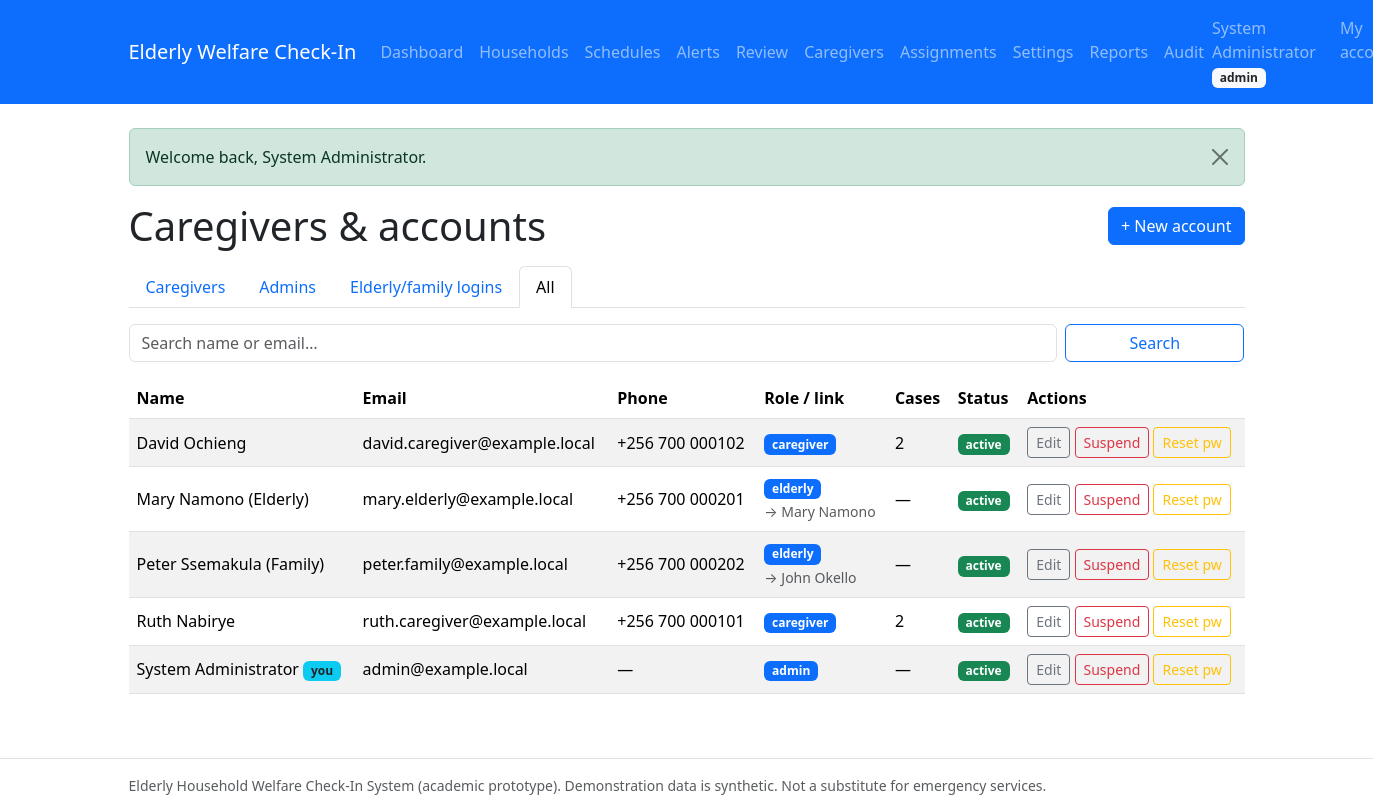
/admin/caregivers.php?role=all (signed in), run on the app's committed database.
### tables this page shows
CREATE TABLE users (
  id                 INT UNSIGNED NOT NULL AUTO_INCREMENT,
  full_name          VARCHAR(100) NOT NULL,
  email              VARCHAR(150) NOT NULL,
  phone              VARCHAR(20) NULL DEFAULT NULL,
  password_hash      VARCHAR(255) NOT NULL COMMENT 'bcrypt hash only, never plain text',
  role               ENUM('admin','caregiver','elderly') NOT NULL
                     COMMENT 'elderly = elderly person OR authorized family member',
  elderly_profile_id INT UNSIGNED NULL DEFAULT NULL
                     COMMENT 'set only for role=elderly; links login to permitted profile',
  status             ENUM('active','suspended') NOT NULL DEFAULT 'active',
  created_at         TIMESTAMP NOT NULL DEFAULT CURRENT_TIMESTAMP,
  updated_at         TIMESTAMP NOT NULL DEFAULT CURRENT_TIMESTAMP ON UPDATE CURRENT_TIMESTAMP,
  PRIMARY KEY (id),
  UNIQUE KEY uq_users_email (email),
  INDEX idx_users_role (role),
  INDEX idx_users_status (status)
);

CREATE TABLE elderly_profiles (
  id                           INT UNSIGNED NOT NULL AUTO_INCREMENT,
  full_name                    VARCHAR(100) NOT NULL,
  date_of_birth                DATE NULL DEFAULT NULL,
  gender                       ENUM('male','female','other','prefer_not_to_say') NULL DEFAULT NULL,
  address                      TEXT NULL DEFAULT NULL,
  phone                        VARCHAR(20) NULL DEFAULT NULL,
  emergency_contact_name       VARCHAR(100) NULL DEFAULT NULL,
  emergency_contact_phone      VARCHAR(20) NULL DEFAULT NULL,
  emergency_contact_relationship VARCHAR(50) NULL DEFAULT NULL,
  secondary_contact_user_id    INT UNSIGNED NULL DEFAULT NULL
                               COMMENT 'authorized escalation recipient (FK users)',
  living_situation             VARCHAR(100) NULL DEFAULT NULL,
  welfare_notes                TEXT NULL DEFAULT NULL
                               COMMENT 'non-diagnostic welfare notes only',
  status                       ENUM('active','inactive','archived') NOT NULL DEFAULT 'active',
  created_by                   INT UNSIGNED NULL DEFAULT NULL,
  created_at                   TIMESTAMP NOT NULL DEFAULT CURRENT_TIMESTAMP,
  updated_at                   TIMESTAMP NOT NULL DEFAULT CURRENT_TIMESTAMP ON UPDATE CURRENT_TIMESTAMP,
  PRIMARY KEY (id),
  INDEX idx_elderly_status (status),
  INDEX idx_elderly_name (full_name),
  INDEX idx_elderly_secondary (secondary_contact_user_id),
  CONSTRAINT fk_elderly_secondary FOREIGN KEY (secondary_contact_user_id)
    REFERENCES users (id) ON DELETE SET NULL ON UPDATE CASCADE,
  CONSTRAINT fk_elderly_created_by FOREIGN KEY (created_by)
    REFERENCES users (id) ON DELETE SET NULL ON UPDATE CASCADE
);

### includes/functions.php (called while the page is built, shortened)
<?php
require_once __DIR__ . '/../config/database.php';
function e(?string $value): string
{
    return htmlspecialchars((string) $value, ENT_QUOTES, 'UTF-8');
}
function flashes(): array
{
    $pending = $_SESSION['flashes'] ?? [];
    return $pending;
}

### config/database.php (called while the page is built, shortened)
<?php
try {
    $pdo = new PDO(
        'mysql:host=' . DB_HOST . ';dbname=' . DB_NAME . ';charset=' . DB_CHARSET,
        DB_USER,
        DB_PASS,
        [
            PDO::ATTR_ERRMODE            => PDO::ERRMODE_EXCEPTION,
            PDO::ATTR_DEFAULT_FETCH_MODE => PDO::FETCH_ASSOC,
            PDO::ATTR_EMULATE_PREPARES   => false,
        ]
    );
    $pdo->exec("SET time_zone = '" . DB_TIMEZONE_OFFSET . "'");
} catch (PDOException $e) {
    error_log('Database connection failed: ' . $e->getMessage());
    if (PHP_SAPI === 'cli') {
        fwrite(STDERR, "Database connection failed. Check config/database.php and that MySQL is running.\n");
        exit(1);
    }
    http_response_code(500);
    exit('Database connection failed. Please check the configuration and try again.');
}
function db(): PDO
{
    global $pdo;
    return $pdo;
}

### includes/auth.php (called while the page is built, shortened)
<?php
require_once __DIR__ . '/functions.php';
function current_user(): ?array
{
    $stmt = db()->prepare(
        'SELECT id, full_name, email, role, elderly_profile_id, status
         FROM users WHERE id = :id'
    );
    $stmt->execute(['id' => $_SESSION['user_id']]);
    $user = $stmt->fetch();
    return $user;
}
        ?>
        <?php
function role_home(string $role): string
{
    return match ($role) {
        'admin'     => 'admin/dashboard.php',
        'caregiver' => 'caregiver/dashboard.php',
        default     => 'elderly/checkin.php',
    };
}

### admin/caregivers.php (the view, shortened to what this page needs)
<?php
require_once __DIR__ . '/../includes/auth.php';
$role = $_GET['role'] ?? 'caregiver';
$q    = trim($_GET['q'] ?? '');
$page = max(1, (int) ($_GET['page'] ?? 1));
$where  = [];
$params = [];
$whereSql = $where ? 'WHERE ' . implode(' AND ', $where) : '';
$countStmt = db()->prepare("SELECT COUNT(*) FROM users u {$whereSql}");
$countStmt->execute($params);
$pg = pager((int) $countStmt->fetchColumn(), 10, $page);
$listStmt = db()->prepare(
    "SELECT u.id, u.full_name, u.email, u.phone, u.role, u.status,
            ep.full_name AS linked_profile,
            (SELECT COUNT(*) FROM caregiver_assignments ca
              WHERE ca.caregiver_id = u.id AND ca.status = 'active') AS active_cases
     FROM users u
     LEFT JOIN elderly_profiles ep ON ep.id = u.elderly_profile_id
     {$whereSql}
     ORDER BY u.full_name ASC
     LIMIT :limit OFFSET :offset"
);
$listStmt->bindValue('limit', $pg['limit'], PDO::PARAM_INT);
$listStmt->bindValue('offset', $pg['offset'], PDO::PARAM_INT);
$listStmt->execute();
$rows = $listStmt->fetchAll();
$rootPrefix = '../';
require_once __DIR__ . '/../includes/header.php';
?>
<div class="d-flex justify-content-between align-items-center mb-3">
    <h1 class="mb-0">Caregivers &amp; accounts</h1>
    <a class="btn btn-primary" href="caregiver_form.php">+ New account</a>
</div>
<ul class="nav nav-tabs mb-3">
    <?php foreach (['caregiver' => 'Caregivers', 'admin' => 'Admins', 'elderly' => 'Elderly/family logins', 'all' => 'All'] as $val => $label): ?>
        <li class="nav-item">
            <a class="nav-link <?= $role === $val ? 'active' : '' ?>"
               href="caregivers.php?role=<?= e($val) ?>"><?= e($label) ?></a>
        </li>
    <?php endforeach; ?>
</ul>
<form method="get" class="row g-2 mb-3">
    <div class="col-md-10">
        <input class="form-control" type="search" name="q" value="<?= e($q) ?>"
               placeholder="Search name or email…" maxlength="100">
    </div>
    <div class="col-md-2"><button class="btn btn-outline-primary w-100" type="submit">Search</button></div>
</form>
<?php if (!$rows): ?>
    <div class="alert alert-info">No accounts found.</div>
<?php else: ?>
<div class="table-responsive">
<table class="table table-striped align-middle">
    <thead><tr><th>Name</th><th>Email</th><th>Phone</th><th>Role / link</th><th>Cases</th><th>Status</th><th>Actions</th></tr></thead>
    <tbody>
    <?php foreach ($rows as $r): ?>
        <tr>
            <td><?= e($r['full_name']) ?><?= (int) $r['id'] === (int) $user['id'] ? ' <span class="badge bg-info text-dark">you</span>' : '' ?></td>
            <td><?= e($r['email']) ?></td>
            <td><?= e($r['phone'] ?? '—') ?></td>
            <td><span class="badge bg-primary"><?= e($r['role']) ?></span>
                <?= $r['linked_profile'] ? '<br><small class="text-muted">→ ' . e($r['linked_profile']) . '</small>' : '' ?></td>
            <td><?= $r['role'] === 'caregiver' ? (int) $r['active_cases'] : '—' ?></td>
            <td><span class="badge bg-<?= $r['status'] === 'active' ? 'success' : 'danger' ?>"><?= e($r['status']) ?></span></td>
            <td class="text-nowrap">
                <a class="btn btn-sm btn-outline-secondary" href="caregiver_form.php?id=<?= (int) $r['id'] ?>">Edit</a>
                <form method="post" action="caregivers.php" class="d-inline">
                    <?php if ($r['status'] === 'active'): ?>
                        <button class="btn btn-sm btn-outline-danger" type="submit"
                                data-confirm="Suspend <?= e($r['full_name']) ?>? They will be logged out.">Suspend</button>
                    <?php else: ?>
                        <input type="hidden" name="action" value="reactivate">
                        <button class="btn btn-sm btn-outline-success" type="submit">Reactivate</button>
                    <?php endif; ?>
                </form>
                <form method="post" action="caregivers.php" class="d-inline">
                    <button class="btn btn-sm btn-outline-warning" type="submit"
                            data-confirm="Issue a NEW temporary password for <?= e($r['full_name']) ?>? The old one stops working.">Reset pw</button>
                </form>
            </td>
        </tr>
    <?php endforeach; ?>
    </tbody>
</table>
</div>
<?php endif; ?>
<?php require_once __DIR__ . '/../includes/footer.php'; ?>

### includes/header.php (shortened to what this page needs)
<?php
require_once __DIR__ . '/functions.php';
require_once __DIR__ . '/auth.php';
$rootPrefix = $rootPrefix ?? '';
$user       = current_user();
$homeUrl    = $rootPrefix . ($user ? role_home($user['role']) : 'index.php');
?>
<!doctype html>
<html lang="en">
<head>
    <link rel="stylesheet" href="<?= e($rootPrefix) ?>assets/css/bootstrap.min.css">
    <link rel="stylesheet" href="<?= e($rootPrefix) ?>assets/css/app.css">
</head>
<body>
<nav class="navbar navbar-expand-lg navbar-dark bg-primary mb-4">
    <div class="container">
        <a class="navbar-brand" href="<?= e($homeUrl) ?>">Elderly Welfare Check-In</a>
        <div class="collapse navbar-collapse" id="nav">
            <ul class="navbar-nav me-auto">
                <?php if ($user && $user['role'] === 'admin'): ?>
                    <li class="nav-item"><a class="nav-link" href="<?= e($rootPrefix) ?>admin/dashboard.php">Dashboard</a></li>
                    <li class="nav-item"><a class="nav-link" href="<?= e($rootPrefix) ?>admin/elderly.php">Households</a></li>
                    <li class="nav-item"><a class="nav-link" href="<?= e($rootPrefix) ?>admin/schedules.php">Schedules</a></li>
                    <li class="nav-item"><a class="nav-link" href="<?= e($rootPrefix) ?>caregiver/alerts.php">Alerts</a></li>
                    <li class="nav-item"><a class="nav-link" href="<?= e($rootPrefix) ?>caregiver/review.php">Review</a></li>
                    <li class="nav-item"><a class="nav-link" href="<?= e($rootPrefix) ?>admin/caregivers.php">Caregivers</a></li>
                    <li class="nav-item"><a class="nav-link" href="<?= e($rootPrefix) ?>admin/assignments.php">Assignments</a></li>
                    <li class="nav-item"><a class="nav-link" href="<?= e($rootPrefix) ?>admin/settings.php">Settings</a></li>
                    <li class="nav-item"><a class="nav-link" href="<?= e($rootPrefix) ?>admin/reports.php">Reports</a></li>
                    <li class="nav-item"><a class="nav-link" href="<?= e($rootPrefix) ?>admin/audit.php">Audit</a></li>
                <?php elseif ($user): ?>
                    <li class="nav-item"><a class="nav-link" href="<?= e($rootPrefix) ?>elderly/checkin.php">My check-ins</a></li>
                    <li class="nav-item"><a class="nav-link" href="<?= e($rootPrefix) ?>elderly/profile.php">My profile</a></li>
                <?php endif; ?>
            </ul>
            <ul class="navbar-nav">
                <?php if ($user): ?>
                    <li class="nav-item navbar-text me-3">
                        <?= e($user['full_name']) ?>
                        <span class="badge bg-light text-dark"><?= e($user['role']) ?></span>
                    </li>
                    <li class="nav-item"><a class="nav-link" href="<?= e($rootPrefix) ?>account.php">My account</a></li>
                <?php else: ?>
                    <li class="nav-item"><a class="nav-link" href="<?= e($rootPrefix) ?>login.php">Log in</a></li>
                <?php endif; ?>
            </ul>
        </div>
    </div>
</nav>
<main class="container mb-5">
    <?php foreach (flashes() as $flash): ?>
        <div class="alert alert-<?= e($flash['type']) ?> alert-dismissible fade show" role="alert">
            <?= e($flash['message']) ?>
            <button type="button" class="btn-close" data-bs-dismiss="alert" aria-label="Close"></button>
        </div>
    <?php endforeach; ?>

### assets/css/app.css (style rules this page uses)
body { display: flex; flex-direction: column; min-height: 100vh; }
main { flex: 1; }

### data on the page
users: full_name "System Administrator", role "admin", shows "you", email "admin@example.local", phone "—", status "active"
users: full_name "David Ochieng", email "david.caregiver@example.local", phone "+256 700 000102", role "caregiver", active_cases "2", status "active"
users: full_name "Mary Namono (Elderly)", email "mary.elderly@example.local", phone "+256 700 000201", role "elderly", elderly_profile.full_name "Mary Namono", status "active"
users: full_name "Peter Ssemakula (Family)", email "peter.family@example.local", phone "+256 700 000202", role "elderly", elderly_profile.full_name "John Okello", status "active"
users: full_name "Ruth Nabirye", email "ruth.caregiver@example.local", phone "+256 700 000101", role "caregiver", active_cases "2", status "active"

### other printed values
$flash['message'] "Welcome back, System Administrator."
$label "Caregivers"
$label "Admins"
$label "Elderly/family logins"
$label "All"
